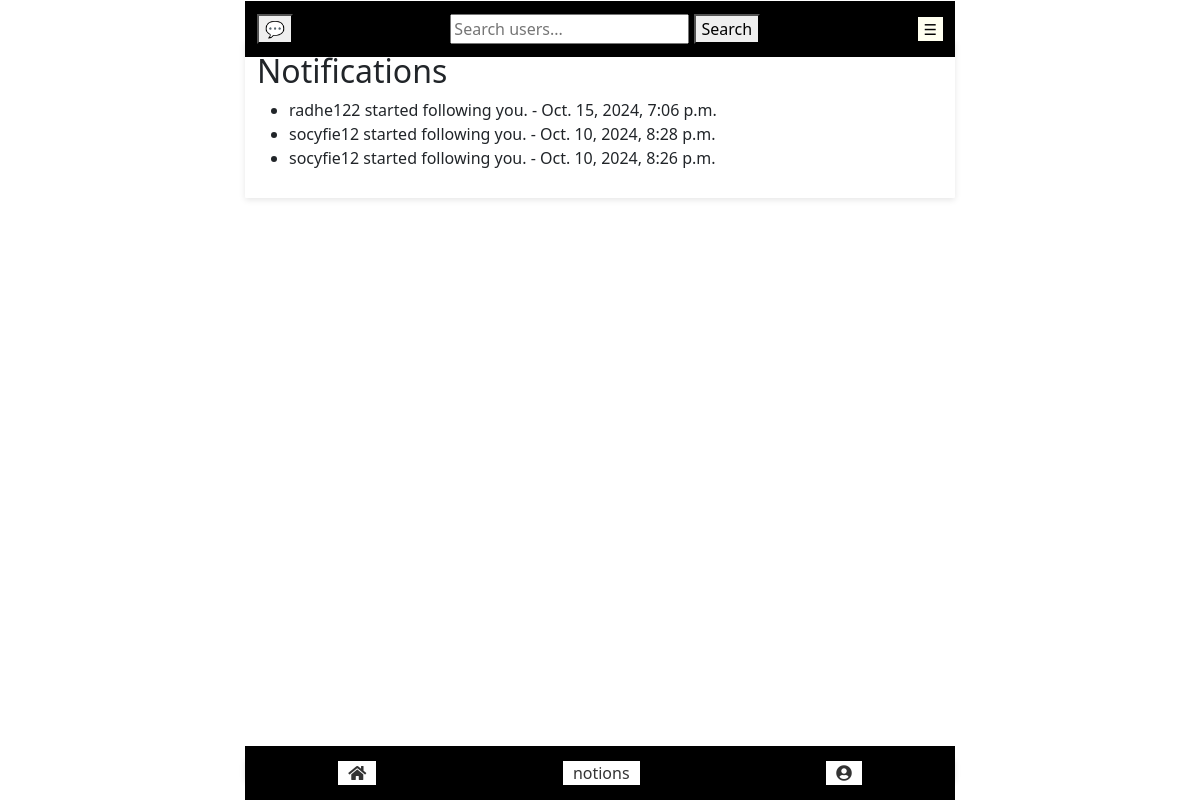
The app's page /notifications/ (signed in) with its own data.
### notion/models.py (models this page shows, shortened)
class Notification(models.Model):
    user = models.ForeignKey(AuthUser, on_delete=models.CASCADE, related_name='notifications', null = True)
    content = models.TextField()
    created_at = models.DateTimeField(auto_now_add=True)
    is_read = models.BooleanField(default=False)
    notion = models.ForeignKey('Notion', null=True, blank=True, on_delete=models.CASCADE, related_name='notifications')
    comment = models.ForeignKey('Comment', null=True, blank=True, on_delete=models.CASCADE, related_name='notifications')
    liked_by = models.ForeignKey(AuthUser, null=True, blank=True, on_delete=models.CASCADE, related_name='liked_notifications')
    related_media = models.ForeignKey(Media, on_delete=models.CASCADE, related_name='related_notifications', null=True, blank=True)
    related_notion = models.ForeignKey(Notion, on_delete=models.CASCADE, related_name='related_notifications', null=True, blank=True)
    related_comment = models.ForeignKey(Comment, on_delete=models.CASCADE, related_name='related_notifications', null=True, blank=True)
    related_user = models.ForeignKey(AuthUser, on_delete=models.CASCADE, related_name='related_notifications', null=True, blank=True)
    type = models.CharField(max_length=50, choices=[('follow', 'Follow'), ('like', 'Like'), ('comment', 'Comment')], null=True)

### notion/views.py (the view)
# urls.py: path('notifications/', views.notifications, name='notifications'),
@login_required
def notifications(request):
    user = request.user
    now = timezone.now()
    eight_days_ago = now - timedelta(days=8)
    notifications = Notification.objects.filter(user=user, created_at__gte=eight_days_ago).order_by('-created_at')
    for notification in notifications:
        notification.content = make_usernames_clickable(notification.content)
        if notification.comment:
            notification.comment.content = make_usernames_clickable(notification.comment.content)
        if notification.liked_by:
            notification.liked_by.content = make_usernames_clickable(notification.liked_by.content)
    return render(request, 'notifications.html', {'notifications': notifications})

### notion/utils.py (called while the page is built)
def make_usernames_clickable(content):
    def replace_username(match):
        username = match.group(1)
        try:
            user = AuthUser.objects.get(username=username)
            url = reverse("user_profile:profile", args=[user.id])
            return mark_safe(f'<a href="{url}">@{username}</a>')
        except AuthUser.DoesNotExist:
            return f'@{username}'  # If user does not exist, return the plain text
    content = re.sub(r'@(\w+)', replace_username, content)
    content = re.sub(r'(https?://\S+)', r'<a href="\1" target="_blank">\1</a>', content)
    return content

### templates/notions/notifications.html
{% extends 'landing_page.html' %}
{% block main_content %}
<h2>Notifications</h2>
<ul>
  {% for notification in notifications %}
    <li>
      {% if notification.related_notion %}
        <a href="{% url 'notion:notion_detail' notification.related_notion.id %}">
          {{ notification.content|safe }} - {{ notification.created_at }}
        </a>
      {% else %}
        {{ notification.content|safe }} - {{ notification.created_at }}
      {% endif %}
    </li>
  {% endfor %}
</ul>
{% endblock %}

### records on screen
Notification: content "radhe122 started following you.", created_at "Oct. 15, 2024, 7:06 p.m."
Notification: content "socyfie12 started following you.", created_at "Oct. 10, 2024, 8:28 p.m."
Notification: content "socyfie12 started following you.", created_at "Oct. 10, 2024, 8:26 p.m."
